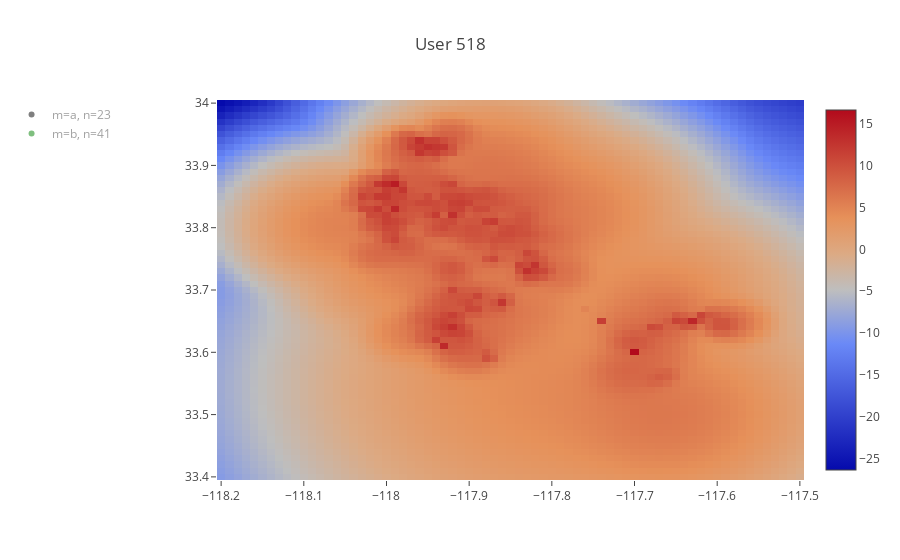

The notebook cell this image was saved under:
### Markdown cell above
### KDE with user's data overlaid

### Code cell
plot_kde(
    data=kde_data[:, 1:4], 
    user_data=pd.concat([a_star_unique, b_star_unique]),
    uid=user
)

### Figure 1 — Plotly figure (JSON) as saved in the notebook; plotly's stock layout.template omitted (floating-point values rounded to 4 significant figures; data arrays with more than 128 entries replaced by an {"elided": "..."} marker saying what was removed)
{"data": [{"colorscale": [[1, "rgb(165,0,38)"], [0.8889, "rgb(215,48,39)"], [0.7778, "rgb(244,109,67)"], [0.6667, "rgb(253,174,97)"], [0.5556, "rgb(254,224,144)"], [0.4444, "rgb(224,243,248)"], [0.3333, "rgb(171,217,233)"], [0.2222, "rgb(116,173,209)"], [0.1111, "rgb(69,117,180)"], [0, "rgb(49,54,149)"]], "type": "heatmap", "uid": "e694f40e-dde2-49ce-8880-96d6514bb64b", "x": {"elided": "4331 float values"}, "y": {"elided": "4331 float values"}, "z": {"elided": "4331 float values"}}, {"marker": {"color": "rgb(0, 0, 0)"}, "mode": "markers", "name": "m=a, n=23", "type": "scatter", "uid": "655f11e0-6149-42cf-afd8-417062e9b460", "visible": "legendonly", "x": [-117.9, -117.9, -117.9, -117.9, -117.9, -117.9, -117.9, -117.9, -117.9, -117.9, -117.9, -117.8, -117.9, -117.9, -117.9, -117.9, -117.9, -117.9, -117.9, -117.9, -117.9, -117.9, -117.9], "y": [33.74, 33.74, 33.71, 33.74, 33.74, 33.74, 33.69, 33.69, 33.76, 33.74, 33.73, 33.72, 33.74, 33.7, 33.71, 33.73, 33.71, 33.73, 33.71, 33.7, 33.74, 33.75, 33.76]}, {"marker": {"color": "rgb(0,128,0)"}, "mode": "markers", "name": "m=b, n=41", "type": "scatter", "uid": "9b332043-86fc-49c4-8cef-9307cb4920f2", "visible": "legendonly", "x": [-117.9, -117.9, -117.9, -117.9, -117.9, -117.9, -117.8, -117.9, -117.9, -117.9, -117.9, -117.9, -117.9, -117.9, -117.9, -117.8, -117.9, -117.9, -117.9, -117.9, -118.0, -117.8, -117.8, -117.8, -117.9, -117.8, -117.8, -117.8, -117.9, -117.9, -117.9, -117.9, -117.9, -117.9, -117.9, -117.9, -117.9, -117.8, -117.9, -118.0, -117.8], "y": [33.71, 33.74, 33.74, 33.71, 33.71, 33.74, 33.76, 33.74, 33.74, 33.71, 33.74, 33.74, 33.76, 33.7, 33.7, 33.81, 33.74, 33.68, 33.73, 33.74, 33.7, 33.69, 33.79, 33.79, 33.73, 33.72, 33.7, 33.76, 33.7, 33.71, 33.72, 33.71, 33.76, 33.76, 33.76, 33.76, 33.68, 33.7, 33.7, 33.72, 33.71]}], "layout": {"legend": {"x": -0.35, "y": 1}, "title": {"text": "User 518"}}}
